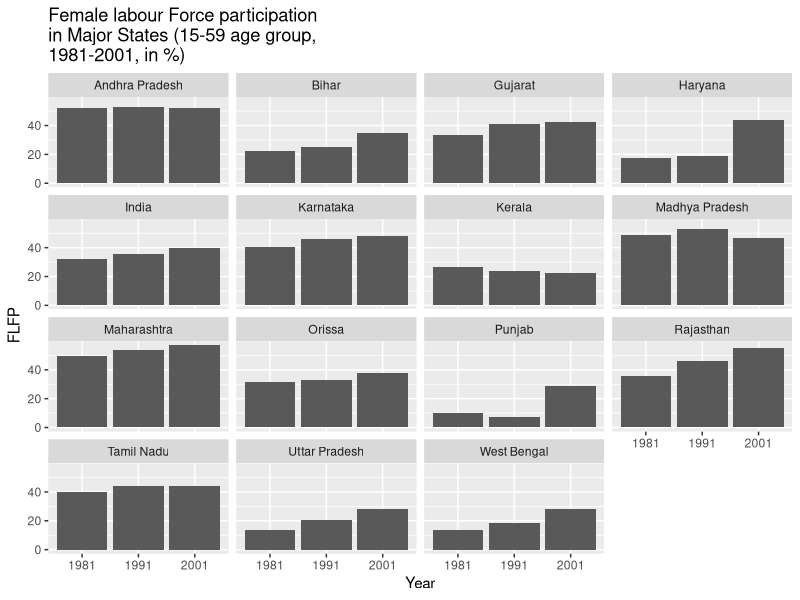

Source code (R):
## ---- chunk 1
library(tidyverse)
tribble(
  ~State, ~`1981`, ~`1991`, ~ `2001`,
'Andhra Pradesh', 52.21, 52.56, 51.89,
'Bihar', 22.64, 25.42, 35.04,
'Gujarat', 33.23, 41.33, 42.56,
'Haryana' ,17.78, 18.56, 43.60,
'Karnataka', 40.66, 46.19, 47.80,
'Kerala' ,26.63, 24.04, 22.45,
'Madhya Pradesh', 48.87 ,52.61, 46.93,
'Maharashtra' ,49.89, 53.69, 56.93,
'Orissa' ,31.73 ,32.80, 37.70,
'Punjab', 9.77, 7.01, 28.66,
'Rajasthan', 35.57, 46.05, 54.99,
'Tamil Nadu' ,39.78, 43.99 ,44.26,
'Uttar Pradesh' ,13.39, 20.76, 28.28,
'West Bengal' ,13.38, 18.18, 28.13,
'India', 31.85, 35.86, 40.02
) %>% 
  pivot_longer(cols = `1981`:`2001`, names_to = "Year", values_to = "FLFP") %>% 
  ggplot() +
  geom_bar(aes(x = Year, y= FLFP), stat="identity")+
  facet_wrap(~State)+
  labs(title = "Female labour Force participation\nin Major States (15-59 age group,\n1981-2001, in %)")
